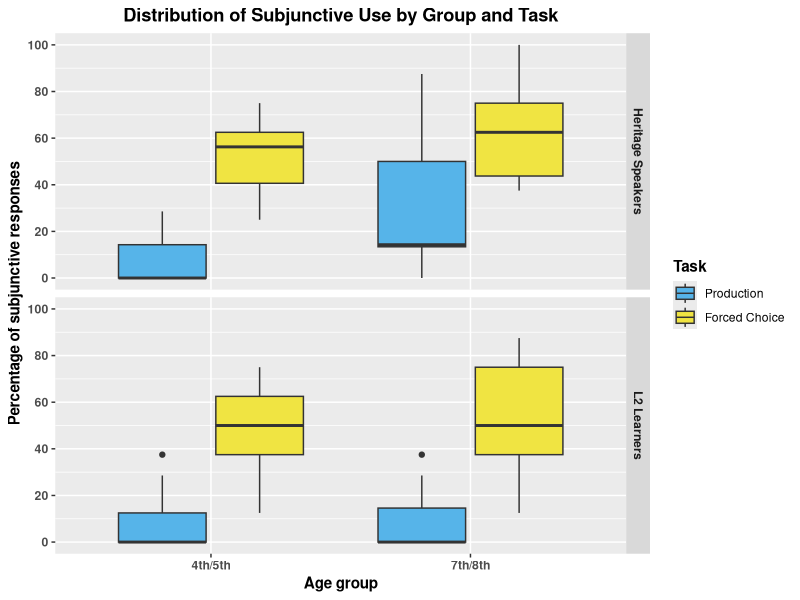
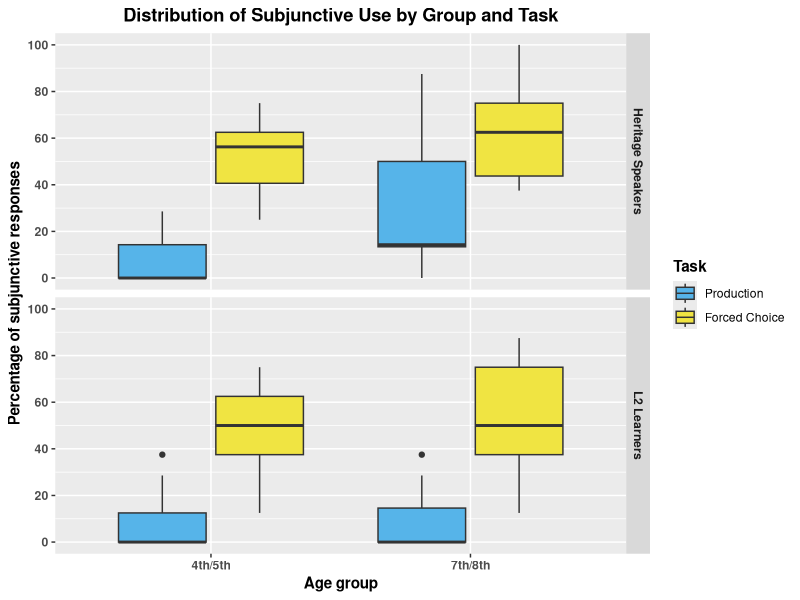

Reproduce these figures in R, in order.
library(tidyverse)
library(here)


# Prepare dataframes
## Load data
L2_45_Prod <- read_csv(here("./CSV Files/L2 Learners/L2 Fourth and Fifth Subjunctive Production.csv")) %>% 
  mutate(Speaker_Group = "L2 Learners")

L2_45_FCT <- read_csv(here("./CSV Files/L2 Learners/L2 Fourth and Fifth Subjunctive FCT.csv")) %>% 
  mutate(Speaker_Group = "L2 Learners")

HS_45_Prod <- read_csv(here("./CSV Files/Heritage/Heritage Fourth and Fifth Subjunctive Production.csv")) %>% 
  mutate(Speaker_Group = "Heritage Speakers")

HS_45_FCT <- read_csv(here("./CSV Files/Heritage/Heritage Fourth and Fifth Subjunctive FCT.csv")) %>% 
  mutate(Speaker_Group = "Heritage Speakers")

L2_78_Prod <- read_csv(here("./CSV Files/L2 Learners/L2 Seventh and Eighth Subjunctive Production.csv")) %>% 
  mutate(Speaker_Group = "L2 Learners")

L2_78_FCT <- read_csv(here("./CSV Files/L2 Learners/L2 Seventh and Eighth Subjunctive FCT.csv")) %>% 
  mutate(Speaker_Group = "L2 Learners")

HS_78_Prod <- read_csv(here("./CSV Files/Heritage/Heritage Seventh and Eighth Subjunctive Production.csv")) %>% 
  mutate(Speaker_Group = "Heritage Speakers")

HS_78_FCT <- read_csv(here("./CSV Files/Heritage/Heritage Seventh and Eighth Subjunctive FCT.csv")) %>% 
  mutate(Speaker_Group = "Heritage Speakers")


## Production average
Production <- rbind(L2_45_Prod, HS_45_Prod, L2_78_Prod, HS_78_Prod) %>% 
  group_by(Part_ID, Age_Group, Speaker_Group) %>%
  summarize(Total_Subj = sum(Accuracy, na.rm = TRUE),
            Total_Responses = sum(!is.na(Accuracy)),
            Ratio = Total_Subj/Total_Responses) %>% 
  mutate(Task = "Production",
         Ratio = (Ratio*100))

Selection <- rbind(L2_45_FCT, HS_45_FCT, L2_78_FCT, HS_78_FCT) %>% 
  group_by(Part_ID, Age_Group, Speaker_Group) %>%
  summarize(Total_Subj = sum(Accuracy, na.rm = TRUE),
            Total_Responses = sum(!is.na(Accuracy)),
            Ratio = Total_Subj/Total_Responses) %>% 
  mutate(Task = "Forced Choice",
         Ratio = (Ratio*100))

Master <- rbind(Production, Selection)
Master$Task <- factor(Master$Task, levels = c("Production", "Forced Choice"))


# Aggregate model
Overall_Boxplot <- Master %>% 
  ggplot(aes(x = Age_Group, y = Ratio, fill = Task)) +
  geom_boxplot() +
  facet_grid(vars(Speaker_Group)) +
  scale_y_continuous(breaks = seq (0, 100, 20),
                     limits = c(0, 100)) +
  scale_fill_manual(values = c("#56B4E9", "#F0E442")) +
  labs(x = "Age group", y = "Percentage of subjunctive responses", title = "Distribution of Subjunctive Use by Group and Task") +
  theme(axis.title = element_text(face = "bold"),
        axis.text = element_text(face = "bold"),
        plot.title = element_text(hjust = 0.5, face = "bold"),
        legend.title = element_text(face = "bold"),
        strip.text = element_text(face = "bold"))

Overall_Boxplot

ggsave(filename = here("Subjunctive Manuscript (SHLL)", "Graphs", "SHLL Figure 3.pdf"),
       plot = Overall_Boxplot,
       device = "pdf",
       width = 6.5,
       height = 3.5,
       units = "in")
